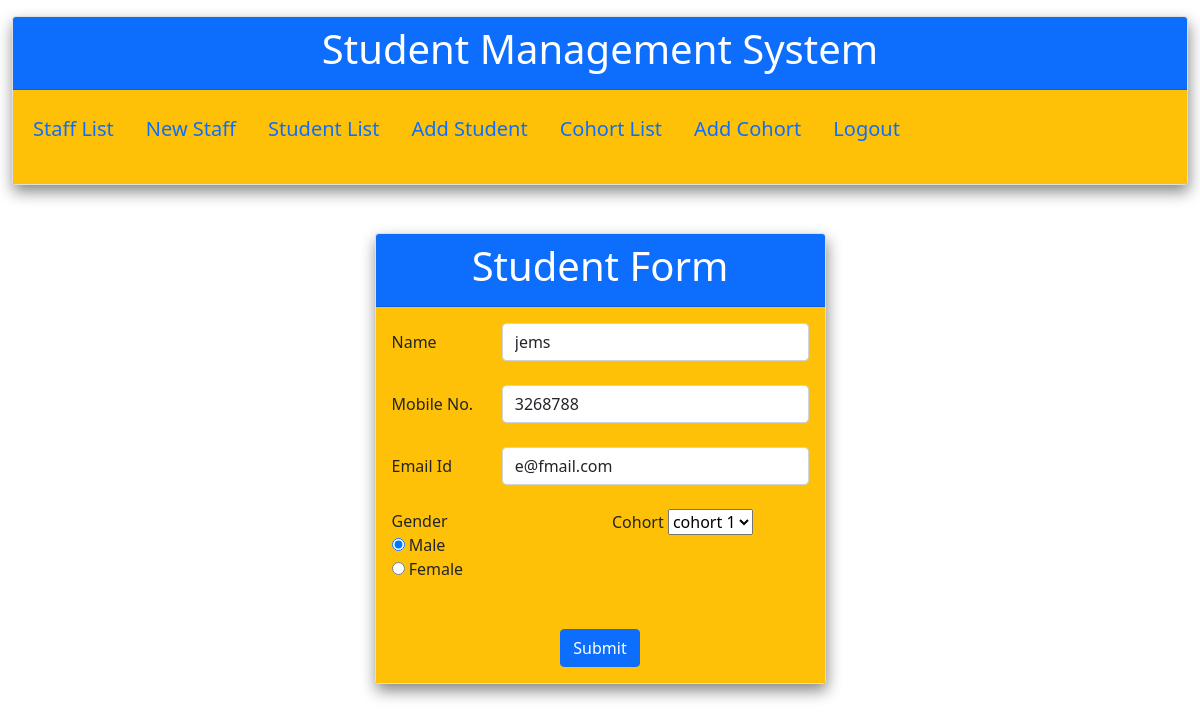
Page /student_edit.php?myid=17 (signed in) on the committed database.
### tables this page shows
CREATE TABLE `students` (
  `student_id` int(11) NOT NULL,
  `student_name` varchar(50) NOT NULL,
  `mobile_no` bigint(20) NOT NULL,
  `email_id` varchar(50) NOT NULL,
  `gender` varchar(225) NOT NULL,
  `cohort_id` int(50) NOT NULL
);

### student_edit.php (the view, shortened to what this page needs)
<?php
require  "config.php";
$id = $_GET['myid'];
$que = $conn->prepare("select * from students where student_id='$id'");
$que->execute();
$student = $que->fetch(PDO::FETCH_OBJ);
include ('header.php');
$query=$conn->prepare('select * from cohort');
$query->execute();
$cohort= $query->fetchall(PDO::FETCH_OBJ);
?>
<div class="container">
	<div class="row">
		<div class="col-sm-5 m-auto mt-5">
			<div class="card">
				<div class="card-header bg-primary">
					<h1 class="text-center text-white">Student Form</h1>
				</div>
				<div class="card-body p-0">
					<form action="student_update.php" method="post">
						<div class="p-3 bg-warning">
							<div class="mb-4 row">
								<label class="col-sm-3 col-form-label">Name</label>
								<div class="col-sm-9">
									<input type="text"  class="form-control" name="name"  value="<?php echo $student->student_name; ?>">
								</div>
							</div>
							<div class="mb-4 row">
								<label class="col-sm-3 col-form-label">Mobile No.</label>
								<div class="col-sm-9">
									<input type="number" class="form-control" name="number" value="<?php echo $student->mobile_no; ?>">
								</div>
							</div>
							<div class="mb-4 row">
								<label  class="col-sm-3 col-form-label">Email Id</label>
								<div class="col-sm-9">
									<input type="email" class="form-control" name="email" required value="<?php echo $student->email_id; ?>">
								</div>
							</div>
							<div class="row ">
								<div class="col ">
									<label name="gender">Gender</label>
									<div>
										<input type="radio" id="male" value="Male" name="gender" <?php echo $student->gender =="Male" ? "checked":"" ?> >
										<label >Male</label>
									</div>
									<div>
										<input type="radio" id="female" value="Female" name="gender" required <?php echo $student->gender == "Female" ? "checked":"" ?> >
										<label>Female</label>
									</div>
								</div>
								<div class="col">
									<label>Cohort</label>
									<select name="cohort_id" required>
										<?php foreach($cohort as $col)   {?>
											<option value="<?php  echo $col->id;?>"
												<?php echo $student->cohort_id == $col->id ? "selected":"" ?>><?php  echo $col->{"name"};?>
											</option>
										<?php }?>
									</select>
								</div>
							</div>
							<div class="row mt-5">
								<div class="col text-center" class="btn btn-primary">
									<button class="btn btn-primary" name="login" type="submit">Submit</button>
								</div>
							</div>
						</div>
					</form>
				</body>
				</html>

### css/custom.css (style rules this page uses)
.card { box-shadow: 1px 7px 15px #888; }

### rows in the picture
students: name "jems", number "3268788", email "e@fmail.com", gender "☑", cohort_id "cohort 1"
